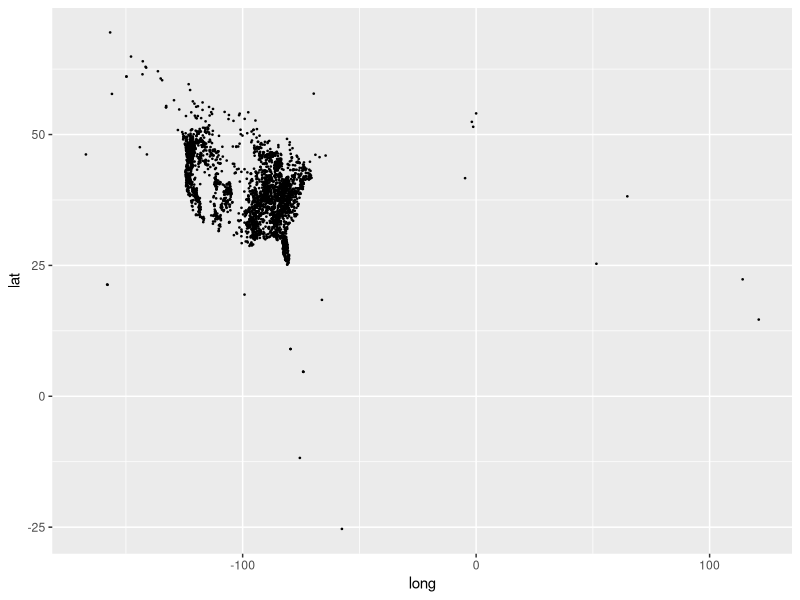
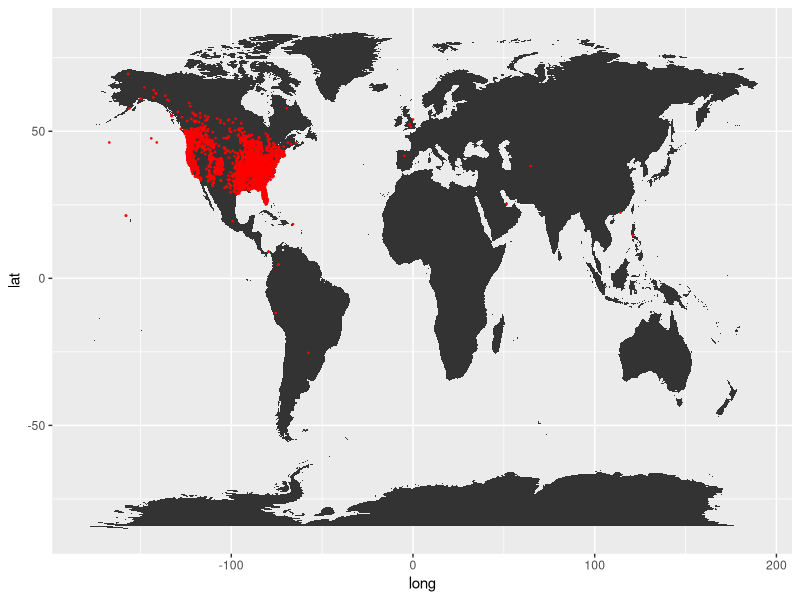
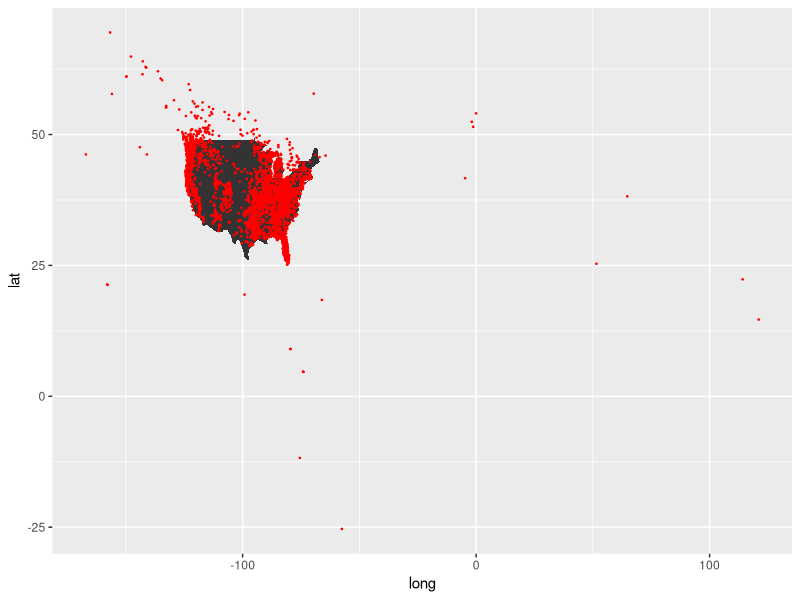
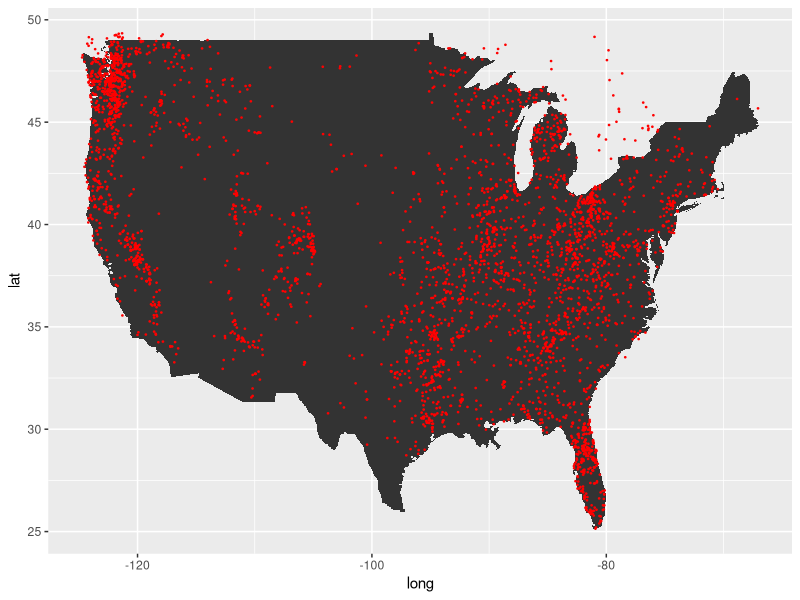

R code for these plots, in order: (Note: this script raises an error after producing the figures.)
## ---- chunk 1
knitr::opts_chunk$set(echo = TRUE)
library(ggplot2)
library(tidyr)
library(dplyr)
library(maps)
library(mapproj)
library(sf)
## ---- chunk 2
bigfoot = read.csv('Bigfoot_Sightings.csv') %>%
  select(long=X, lat=Y, time=TimeWhen)
str(bigfoot)
## ---- chunk 3
ggplot(bigfoot, aes(long, lat)) + 
  geom_point(size = .25, show.legend = FALSE)
## ---- chunk 4
world_map = map_data("world")
ggplot(bigfoot, aes(x = long, y = lat))+
  geom_map(data = world_map, map = world_map, aes(map_id=region))+
  expand_limits(x = world_map$long, y = world_map$lat)+
  geom_point(size=0.25, color = "red")
## ---- chunk 5
us_map = map_data("state")
ggplot(bigfoot, aes(x = long, y = lat))+
  geom_map(data = us_map, map = us_map, aes(map_id=region))+
  geom_point(size=0.25, color = "red")
## ---- chunk 6
filtered_data <- bigfoot %>%
  filter(lat >= 24.4 &
         lat <= 49.4 &
         long >= -125.0 &
         long <= -66.9)
fewPoints = filtered_data


ggplot(filtered_data, aes(x = long, y = lat))+
  geom_map(data = us_map, map = us_map, aes(map_id=region))+
  geom_point(size=0.25, color = "red")

## ---- chunk 7
library(rnaturalearth)
library(maps)
lonlat_to_state <- function(fewPoints,
                            states = spData::us_states,
                            name_col = "NAME") {
    ## Convert points data.frame to an sf POINTS object
    pts <- st_as_sf(fewPoints, coords = 1:2, crs = 4326)

    ## Transform spatial data to some planar coordinate system
    ## (e.g. Web Mercator) as required for geometric operations
    states <- st_transform(states, crs = 3857)
    pts <- st_transform(pts, crs = 3857)

    ## Find names of state (if any) intersected by each point
    state_names <- states[[name_col]]
    ii <- as.integer(st_intersects(pts, states))
    state_names[ii]
}
us_states_ne <- ne_states(country = "United States of America",
                          returnclass = "sf")
data_with_states<- fewPoints |> mutate(state = tolower(lonlat_to_state(fewPoints, states = us_states_ne, name_col = "name")))
data_with_states = data_with_states |> filter(!is.na(state))
summarizedData = data_with_states |> group_by(state) |> summarize(totalSightings = n()) |> ungroup()
ggplot(data_with_states, aes(x = long, y = lat))+
  geom_map(data = us_map, map = us_map, aes(map_id=region))+
  geom_point(size=0.25, color = "red")+
  xlim(-126,-60)+
  ylim(24.4,49.4)
data_with_states = data_with_states |> merge(summarizedData,by="state")

ggplot(data_with_states, aes(map_id = state))+
  geom_map(aes(fill = totalSightings), map = us_map)+
expand_limits(x = us_map$long, y=us_map$lat)
## ---- chunk 8
washington_data <- data_with_states %>%
  filter(state == "washington")
washington_map <- map_data("state", region = "washington")
ggplot(washington_data, aes(x = long, y = lat)) +
  geom_map(data = washington_map, map = washington_map, aes(map_id = region)) +
  geom_point(size = 0.25, color = "red") +
  expand_limits(x = washington_map$long, y=washington_map$lat)
